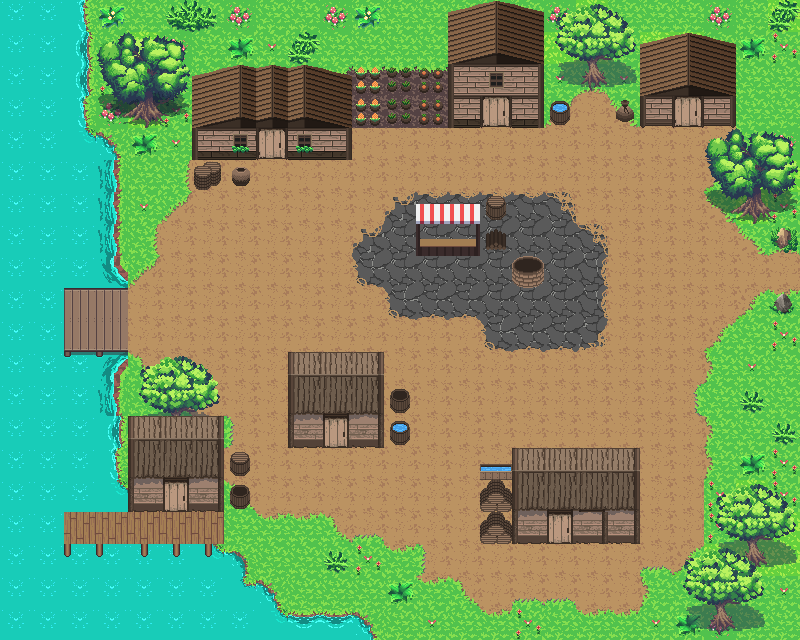

The image is a tile-based game level rendered from a .tmx file. Its description and source (layers, tilesets, objects; grid data summarised) follow:
An orthogonal 25x20 tile map with 32x32 px tiles, 3 tile layers (Ground, Calque 2, Calque 3), 3 tilesets and 38 objects (29x obstacle, 2x trash1, gate, npc3, npc15, ...).

<map version="1.2" tiledversion="1.2.5" orientation="orthogonal" renderorder="right-down" width="25" height="20" tilewidth="32" tileheight="32" infinite="0" nextlayerid="6" nextobjectid="58">
 <tileset firstgid="1" source="assetsPack/spring_tileset.tsx" />
 <tileset firstgid="841" source="assetsPack/town_tileset.tsx" />
 <tileset firstgid="1691" source="assetsPack/interior_tileset.tsx" />
 <layer id="1" name="Ground" width="25" height="20">
  <data>[500 cells, 500 non-empty, 32 distinct tile ids]</data>
 </layer>
 <layer id="3" name="Calque 2" width="25" height="20">
  <data>[500 cells, 178 non-empty, 71 distinct tile ids]</data>
 </layer>
 <layer id="4" name="Calque 3" width="25" height="20">
  <data>[500 cells, 60 non-empty, 37 distinct tile ids]</data>
 </layer>
 <objectgroup id="5" name="Calque d'objets 1">
  <object id="1" type="obstacle" x="96" y="128" width="32" height="128" />
  <object id="2" type="obstacle" x="224" y="448" width="32" height="64" />
  <object id="3" type="obstacle" x="32" y="288" width="32" height="64" />
  <object id="4" type="obstacle" x="64" y="256" width="64" height="32" />
  <object id="5" type="obstacle" x="64" y="352" width="64" height="32" />
  <object id="6" type="obstacle" x="128" y="352" width="96" height="160" />
  <object id="7" type="obstacle" x="32" y="512" width="32" height="32" />
  <object id="8" type="obstacle" x="64" y="544" width="192" height="32" />
  <object id="10" type="obstacle" x="256" y="576" width="32" height="32" />
  <object id="11" type="obstacle" x="288" y="608" width="96" height="32" />
  <object id="12" type="obstacle" x="96" y="96" width="96" height="32" />
  <object id="13" type="obstacle" x="192" y="128" width="64" height="64" />
  <object id="14" type="obstacle" x="256" y="96" width="96" height="64" />
  <object id="15" type="obstacle" x="352" y="96" width="224" height="32" />
  <object id="17" type="obstacle" x="576" y="64" width="32" height="32" />
  <object id="18" type="obstacle" x="608" y="96" width="96" height="32" />
  <object id="19" type="obstacle" x="704" y="96" width="32" height="96" />
  <object id="20" type="obstacle" x="736" y="192" width="32" height="32" />
  <object id="21" type="obstacle" x="768" y="224" width="32" height="32" />
  <object id="22" type="obstacle" x="768" y="288" width="32" height="32" />
  <object id="23" type="obstacle" x="704" y="480" width="96" height="64" />
  <object id="24" type="obstacle" x="672" y="544" width="32" height="64" />
  <object id="25" type="obstacle" x="704" y="608" width="32" height="32" />
  <object id="26" type="obstacle" x="480" y="448" width="160" height="96" />
  <object id="29" type="obstacle" x="288" y="352" width="96" height="96" />
  <object id="32" type="obstacle" x="384" y="384" width="32" height="64" />
  <object id="35" type="obstacle" x="512" y="256" width="32" height="32" />
  <object id="36" type="obstacle" x="416" y="192" width="96" height="64" />
  <object id="44" name="map0" type="gate" x="768" y="256" width="32" height="32">
   <properties>
    <property name="dx" type="int" value="1" />
    <property name="dy" type="int" value="0" />
   </properties>
  </object>
  <object id="45" type="obstacle" x="64" y="480" width="64" height="32" />
  <object id="47" name="mCnpc1" type="npc3" x="64" y="512" width="32" height="32">
   <properties>
    <property name="look_to" value="q" />
   </properties>
  </object>
  <object id="49" name="mCnpc3" type="npc15" x="480" y="256" width="32" height="32">
   <properties>
    <property name="look_to" value="s" />
   </properties>
  </object>
  <object id="50" name="mCnpc2" type="npc39" x="64" y="320" width="32" height="32">
   <properties>
    <property name="look_to" value="s" />
   </properties>
  </object>
  <object id="51" name="mCtrash4" type="trash4" x="96" y="160" width="32" height="32" />
  <object id="52" name="mCtrash5" type="trash1" x="96" y="192" width="32" height="32" />
  <object id="54" name="mCtrash3" type="trash3" x="96" y="480" width="32" height="32" />
  <object id="55" name="mCtrash2" type="trash2" x="32" y="288" width="32" height="32" />
  <object id="56" name="mCtrash1" type="trash1" x="64" y="256" width="32" height="32" />
 </objectgroup>
</map>
